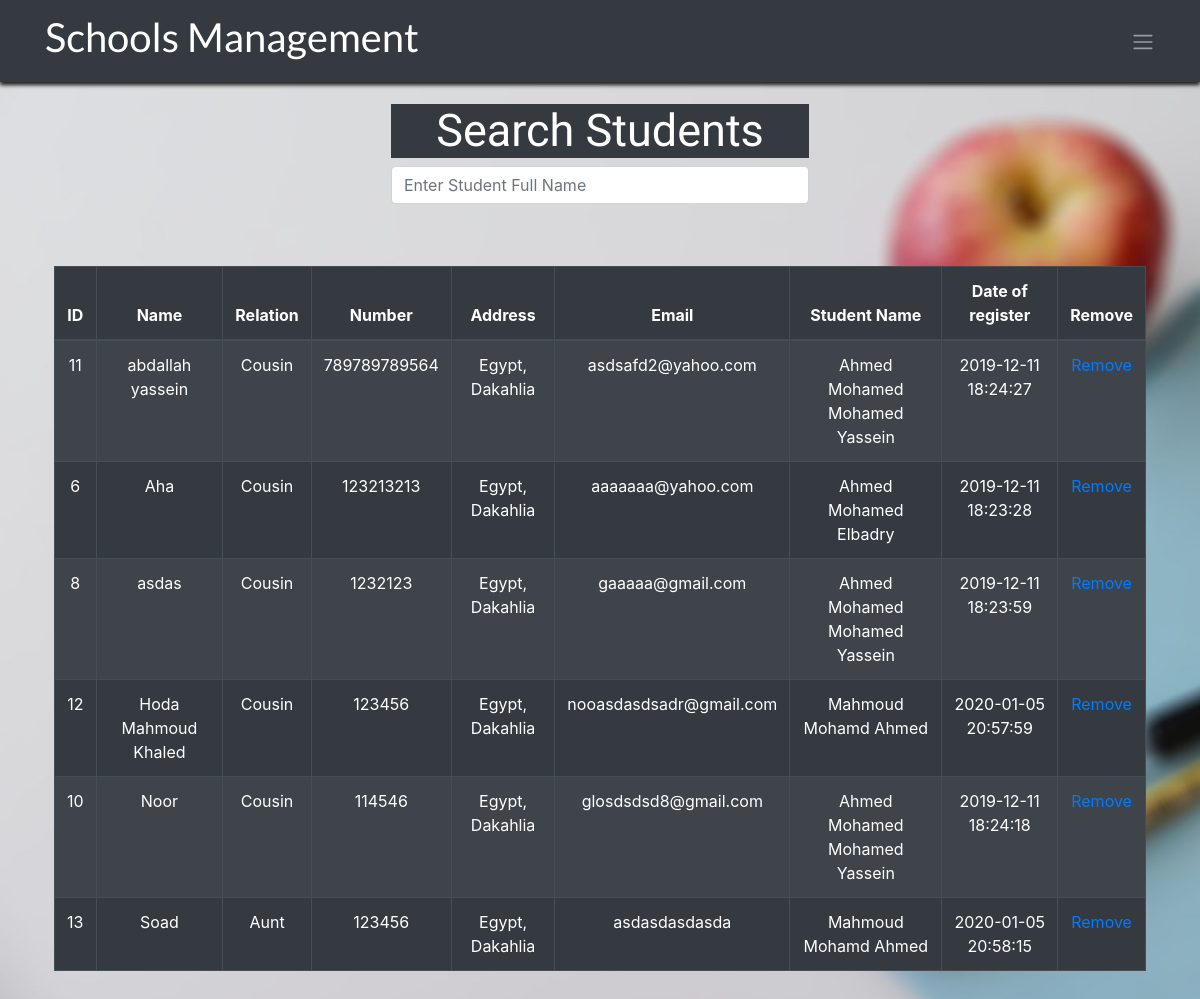
/institutions/show_data/search-people-emergency.php (signed in), run on the app's committed database.
### tables this page shows
CREATE TABLE `people_emergency` (
  `id` int(11) NOT NULL,
  `school_id` int(11) DEFAULT NULL,
  `name` text DEFAULT NULL,
  `number` text DEFAULT NULL,
  `relation` text DEFAULT NULL,
  `email` text DEFAULT NULL,
  `address` text DEFAULT NULL,
  `date_of_register` timestamp NOT NULL DEFAULT current_timestamp(),
  `student_id` int(11) DEFAULT NULL
);

CREATE TABLE `students` (
  `id` int(11) NOT NULL,
  `school_id` int(11) DEFAULT NULL,
  `username` text DEFAULT NULL,
  `password` text DEFAULT NULL,
  `name` text DEFAULT NULL,
  `grade` text DEFAULT NULL,
  `date_of_birth` text DEFAULT NULL,
  `address` text DEFAULT NULL,
  `date_of_register` timestamp NOT NULL DEFAULT current_timestamp()
);

### institutions/show_data/search-people-emergency.php (the view, shortened to what this page needs)
<!DOCTYPE html>
<html>
<head>
  <link rel="stylesheet" href="https://stackpath.bootstrapcdn.com/bootstrap/4.3.1/css/bootstrap.min.css">
</head>
<body>
    <nav class="navbar navbar-expand-sm bg-dark navbar-dark">
        <div class="container">
            <a class="navbar-brand" href="../welcome.php">
                <h1 class="text-center navtitle">Schools Management</h1>
            </a>
            <ul class="nav navbar-nav ml-auto">
                <li class="nav-item dropdown ">
                    <a class="navbar-toggler-icon" href="#" id="navbardrop" data-toggle="dropdown"></a>
                </li>
            </ul>
    </nav>
    <div class="container">
    <div class="col-13 col-sm-6 col-md-5 mx-auto" style="padding: 2%;">
        <div class="form-group">
          <h2 class="text-center" style=" font-size: 45px; font-family:'Coustard', serif; color: #FFFFFF; background-color:#353a40;">Search Students</h2>
          <input type="text" name="search" id="search" autocomplete="off" class="form-control" placeholder="Enter Student Full Name">
        </div>
      </div>
    </div>
    <div class="container" style="padding: 2%;">
        <table class="table table-bordered table-striped table-dark">
            <thead>
                <tr>
                    <th style="text-align: center;">ID</th>
                    <th style="text-align: center;">Name</th>
                    <th style="text-align: center;">Relation</th>
                    <th style="text-align: center;">Number</th>
                    <th style="text-align: center;">Address</th>
                    <th style="text-align: center;">Email</th>
                    <th style="text-align: center;">Student Name</th>
                    <th style="text-align: center;">Date of register</th>
                    <th style="text-align: center;">Remove</th>
                </tr>
            </thead>
            <tbody>
                <tr>
                    <?php
                    include("../config.php");
                    $query = "SELECT * FROM people_emergency ORDER BY name";
                    $result = mysqli_query($link, $query);
                    if (mysqli_num_rows($result) > 0) {
                        while ($user = mysqli_fetch_array($result)) {
                            if ($user['school_id'] == (int)$_SESSION['id']) {
                            echo "<td align='center'>" . $user['id'] . "</td>";
                            echo "<td align='center'>" . $user['name'] . "</td>";
                            echo "<td align='center'>" . $user['relation'] . "</td>";
                            echo "<td align='center'>" . $user['number'] . "</td>";
                            echo "<td align='center'>" . $user['address'] . "</td>";
                            echo "<td align='center'>" . $user['email'] . "</td>";
                            $query2 = "SELECT name FROM students WHERE students.id={$user['student_id'] }";
                            $result2 = mysqli_query($link, $query2);
                            $user2 = mysqli_fetch_array($result2);
                            echo "<td align='center'>" . $user2['name'] . "</td>";
                            echo "<td align='center'>" . $user['date_of_register'] . "</td>";
                            echo ("<td align='center'><a href=\"../remove_data/remove-people-emergency.php?people_id=".$user['id']."\">Remove</a></td>");
                            echo "</tr>";
                        }
                    }
                }
                    ?>
        </table>
    </div>
</body>
</html>

### institutions/show_data/search-people-emergency.php (style rules this page uses)
body { background-image: url("../images/back22.jpg"); background-size: cover; }
.navtitle { font-family: 'Lato', sans-serif; }
.navbar { box-shadow: 0 3px 4px rgba(0, 0, 0, 0.16), 0 3px 4px; }

### data on the page
people_emergency: id "11", name "abdallah yassein", relation "Cousin", number "789789789564", address "Egypt, Dakahlia", email "asdsafd2@yahoo.com", student.name "Ahmed Mohamed Mohamed Yassein", date_of_register "2019-12-11 18:24:27"
people_emergency: id "6", name "Aha", relation "Cousin", number "123213213", address "Egypt, Dakahlia", email "aaaaaaa@yahoo.com", student.name "Ahmed Mohamed Elbadry", date_of_register "2019-12-11 18:23:28"
people_emergency: id "8", name "asdas", relation "Cousin", number "1232123", address "Egypt, Dakahlia", email "gaaaaa@gmail.com", student.name "Ahmed Mohamed Mohamed Yassein", date_of_register "2019-12-11 18:23:59"
people_emergency: id "12", name "Hoda Mahmoud Khaled", relation "Cousin", number "123456", address "Egypt, Dakahlia", email "nooasdasdsadr@gmail.com", student.name "Mahmoud Mohamd Ahmed", date_of_register "2020-01-05 20:57:59"
people_emergency: id "10", name "Noor", relation "Cousin", number "114546", address "Egypt, Dakahlia", email "glosdsdsd8@gmail.com", student.name "Ahmed Mohamed Mohamed Yassein", date_of_register "2019-12-11 18:24:18"
people_emergency: id "13", name "Soad", relation "Aunt", number "123456", address "Egypt, Dakahlia", email "asdasdasdasda", student.name "Mahmoud Mohamd Ahmed", date_of_register "2020-01-05 20:58:15"
